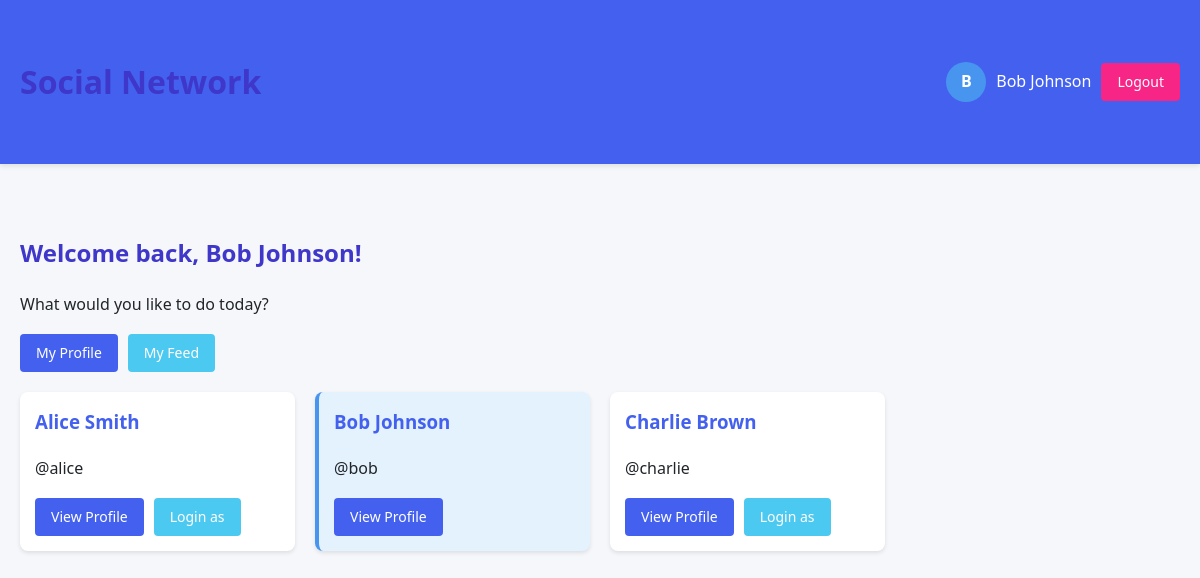
/ (signed in), run on the app's committed database.
### tables this page shows
CREATE TABLE users (
                    id INTEGER PRIMARY KEY AUTOINCREMENT,
                    username TEXT UNIQUE NOT NULL,
                    name TEXT NOT NULL
                );

### app.py (the view)
@app.route('/')
def home():
    users = db.get_all_users()
    current_user = None
    if 'user_id' in session:
        current_user = db.get_user(session['user_id'])
    return render_template('index.html', users=users, current_user=current_user)

### app.py (called while the page is built)
    def _get_connection(self):
        return sqlite3.connect(self.db_name)

    def get_user(self, user_id: int) -> Optional[dict]:
        with self._get_connection() as conn:
            cursor = conn.cursor()
            cursor.execute('SELECT id, username, name FROM users WHERE id = ?', (user_id,))
            row = cursor.fetchone()
            return {'id': row[0], 'username': row[1], 'name': row[2]} if row else None

    def get_all_users(self) -> List[dict]:
        with self._get_connection() as conn:
            cursor = conn.cursor()
            cursor.execute('SELECT id, username, name FROM users')
            return [{'id': row[0], 'username': row[1], 'name': row[2]} for row in cursor.fetchall()]

### templates/index.html (shortened to what this page needs)
<!DOCTYPE html>
<html>
<head>
</head>
<body>
    <header>
        <div class="container header-content">
            <h1>Social Network</h1>
            <div class="login-logout">
                {% if current_user %}
                <div class="user-info">
                    <div class="avatar">{{ current_user.name|first|upper }}</div>
                    <span>{{ current_user.name }}</span>
                </div>
                <a href="{{ url_for('logout') }}" class="btn btn-danger">Logout</a>
                {% else %}
                <span>Please select a user to login</span>
                {% endif %}
            </div>
        </div>
    </header>
    <div class="container">
        {% if current_user %}
        <div class="welcome-message">
            <h2>Welcome back, {{ current_user.name }}!</h2>
            <p>What would you like to do today?</p>
            <div class="user-actions">
                <a href="{{ url_for('user_profile', user_id=current_user.id) }}" class="btn btn-primary">My Profile</a>
                <a href="{{ url_for('user_feed', user_id=current_user.id) }}" class="btn btn-success">My Feed</a>
            </div>
        </div>
        {% else %}
        <h2>All Users</h2>
        <p>Select a user to login and start using the network</p>
        {% endif %}
        <div class="user-grid">
            {% for user in users %}
            <div class="user-card {% if current_user and current_user.id == user.id %}current-user{% endif %}">
                <h3>{{ user.name }}</h3>
                <p>@{{ user.username }}</p>
                <div class="user-actions">
                    <a href="{{ url_for('user_profile', user_id=user.id) }}" class="btn btn-primary">View Profile</a>
                    {% if not current_user or current_user.id != user.id %}
                    <a href="{{ url_for('login', user_id=user.id) }}" class="btn btn-success">Login as</a>
                    {% endif %}
                </div>
            </div>
            {% endfor %}
        </div>
    </div>
</body>
</html>

### templates/index.html (style rules this page uses)
:root { --primary: #4361ee; --secondary: #3f37c9; --accent: #4895ef; --light: #f8f9fa; --dark: #212529; --success: #4cc9f0; --danger: #f72585; --warning: #f8961e; }
body { font-family: 'Segoe UI', Tahoma, Geneva, Verdana, sans-serif; line-height: 1.6; color: var(--dark); background-color: #f5f7fa; margin: 0; padding: 0; }
.container { max-width: 1200px; margin: 0 auto; padding: 20px; }
header { background-color: var(--primary); color: white; padding: 15px 0; margin-bottom: 30px; box-shadow: 0 2px 5px rgba(0, 0, 0, 0.1); }
.header-content { display: flex; justify-content: space-between; align-items: center; }
h1, h2, h3 { color: var(--secondary); }
.btn { display: inline-block; padding: 8px 16px; border: none; border-radius: 4px; cursor: pointer; text-decoration: none; font-size: 14px; transition: all 0.3s ease; }
.btn-primary { background-color: var(--primary); color: white; }
.btn-success { background-color: var(--success); color: white; }
.btn-danger { background-color: var(--danger); color: white; }
.user-grid { display: grid; grid-template-columns: repeat(auto-fill, minmax(250px, 1fr)); gap: 20px; margin-top: 20px; }
.user-card { background: white; border-radius: 8px; padding: 15px; box-shadow: 0 2px 4px rgba(0, 0, 0, 0.1); transition: transform 0.3s ease; }
.user-card h3 { margin-top: 0; color: var(--primary); }
.user-actions { margin-top: 10px; display: flex; gap: 10px; }
.current-user { background-color: #e3f2fd; border-left: 4px solid var(--accent); }
.login-logout { display: flex; gap: 10px; align-items: center; }
.user-info { display: flex; align-items: center; gap: 10px; }
.avatar { width: 40px; height: 40px; border-radius: 50%; background-color: var(--accent); color: white; display: flex; align-items: center; justify-content: center; font-weight: bold; }

### data on the page
users: name|first "B", name "Bob Johnson", username "bob"
users: name "Alice Smith", username "alice"
users: name "Charlie Brown", username "charlie"
